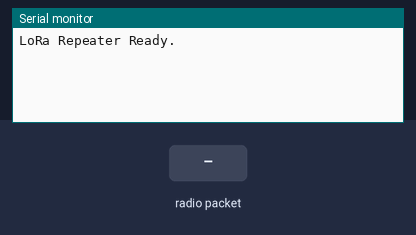
Recording of a sketch running on a simulated Arduino Uno, built with avr-gcc and run on an emulated ATmega328P. Parts: the last lines printed to the serial monitor. The inputs (shaded band) are chosen by the test bench. No radio packets arrive unless stated.

Above: at 1.2 s.
1.3 s: radio packet "1" arrives
At 2.4 s:
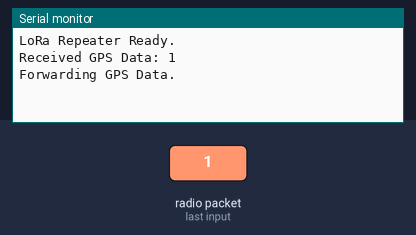
2.8 s: radio packet "0" arrives
At 3.6 s:
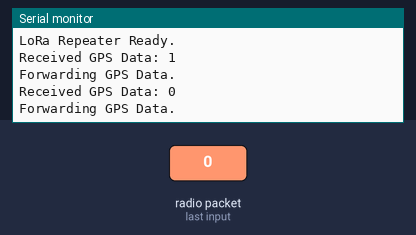
4.3 s: radio packet "2" arrives
At 4.7 s:
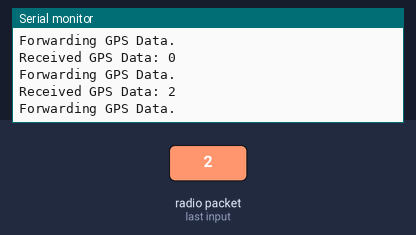

The sketch:

Repeater.ino
```cpp
#include <SPI.h>
#include <LoRa.h>


#define LORA_SS_PIN 6
#define LORA_RST_PIN 7
#define LORA_DIO0_PIN 2
#define LORA_FREQUENCY 433E6
#define LORA_BANDWIDTH 125E3
#define LORA_SPREADING_FACTOR 7
#define LORA_CODING_RATE 5
#define LORA_SYNC_WORD 0x12

void setup()
{
  Serial.begin(9600);
  LoRa.setPins(LORA_SS_PIN, LORA_RST_PIN, LORA_DIO0_PIN);
  if (!LoRa.begin(LORA_FREQUENCY))
  {
    Serial.println("LoRa initialization failed!!!!");
    while (1);
  }
  LoRa.setSignalBandwidth(LORA_BANDWIDTH);
  LoRa.setSpreadingFactor(LORA_SPREADING_FACTOR);
  LoRa.setCodingRate4(LORA_CODING_RATE);
  LoRa.setSyncWord(LORA_SYNC_WORD);
  Serial.println("LoRa Repeater Ready.");
}

void loop()
{
  int packetSize = LoRa.parsePacket();
  if (packetSize)
  {
    String gpsData = "";
    while (LoRa.available())
    {
      gpsData += (char)LoRa.read();
    }
    Serial.println("Received GPS Data: " + gpsData);
    LoRa.beginPacket();
    LoRa.print(gpsData);
    LoRa.endPacket();
    Serial.println("Forwarding GPS Data.");
  }
}
```

Measured:
- after the input at 1.3 s, the serial monitor: prints a new line at once (image 1)
- after the input at 2.8 s, the serial monitor: prints a new line at once (image 2)
- after the input at 4.3 s, the serial monitor: prints a new line at once (image 3)
